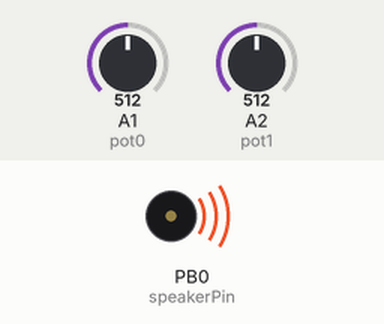
A sketch run on a simulated ATtiny85, built with avr-gcc and run on an emulated ATtiny85. On the bench: buzzer (waves = sounding). Inputs (shaded band) come from the test bench; at power-on: A1 (pot0) = 512, A2 (pot1) = 512.

Above: at 1.2 s.
1.3 s: A1 (pot0) set to 306
At 2.1 s:
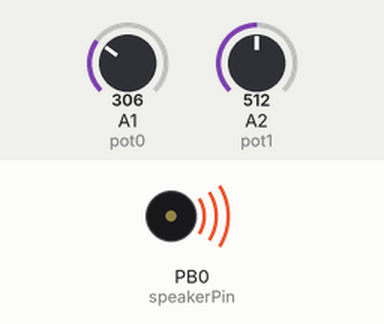
4.3 s: A2 (pot1) set to 122
At 4.66 s:
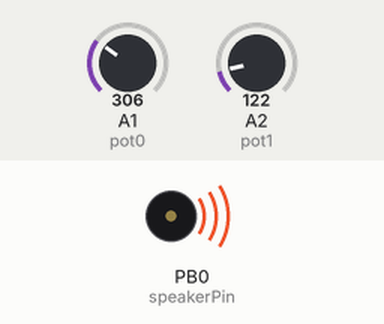
7.3 s: A1 (pot0) set to 373
10.3 s: A1 (pot0) set to 390
At 13.1 s:
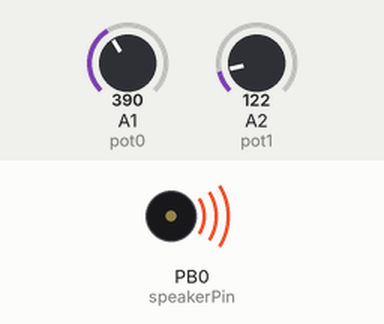
13.3 s: A2 (pot1) set to 511
At 15.0 s:
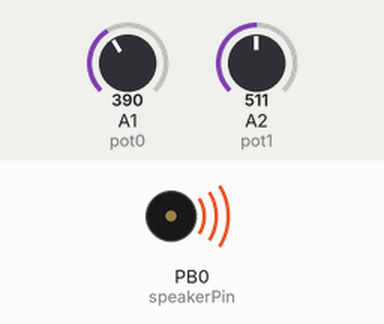
15.3 s: A2 (pot1) set to 306
At 16.2 s:
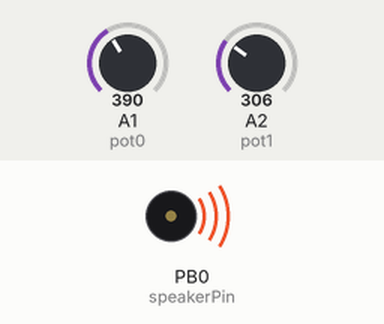
Timing chart, 0 to 19.1 s (numbered marks = the images above; inputs shaded):
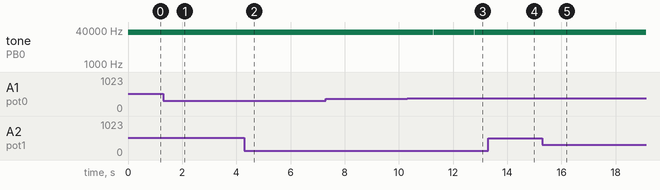

The sketch:

Mono-8bitMixTapeExamples.ino
```cpp
// 8Step MixTape Example Code
// Basic Onliner
// Crazy shit 8-bit symphony generator
/*
 * inspired by:
 *  http://countercomplex.blogspot.com/2011/10/algorithmic-symphonies-from-one-line-of.html
 *  http://countercomplex.blogspot.com.es/2011/10/some-deep-analysis-of-one-line-music.html
 *
 *  try it online:
 *  http://wurstcaptures.untergrund.net/music/
 *
 */

// ATMEL ATTINY85 / ARDUINO
//
//                      +-\/-+
//  Reset A0 (D 5) PB5 1|    |8  Vcc
//        A3 (D 3) PB3 2|    |7  PB2 (D 2) A1
//   A2 pwm4 (D 4) PB4 3|    |6  PB1 (D 1) pwm1
//                 GND 4|    |5  PB0 (D 0) pwm0
//                      +----+

int speakerPin = PB0;

int pot0 = A1; //PB2
int pot1 = A2; //PB4

long t = 0;

unsigned int p0 = 0;
unsigned int delta_T = 0;

int snd = 0;


void setup () {

  TCCR0B = TCCR0B & B11111000 | B00000001; //no timer pre-scaler, fast PWM

  pinMode (speakerPin, OUTPUT);

  pinMode (pot0, INPUT);
  pinMode (pot1, INPUT);

}

void loop () {

    p0 = (analogRead(pot0)>>4);
    delta_T = ((analogRead(pot1)));

    //snd = t*((t>>12|t>>8)&63&t>>(p0>>3));

    snd = t>>3&1?t>>4:-t>>(p0>>3) ; //dubStep
    //snd = (t|4) * ((t>>17|t>>11)&p0&t>>3);
    //snd = t>>3&1?t>>17:-t>>p0;
    //snd = t*t/p0;
    //snd = (t|5) * ((t>>p0|t>>11)&p0&t>>3);
    //snd = t * ((t>>p0|t>>83)&7&t>>5);
    //snd = (t*(t>>8|t>>4))>>(t>>p0);

    analogWrite (speakerPin, snd);
    delayMicroseconds((delta_T+1>>0)+1);
    t++;

}
```

Measured:
- the behaviour switches between 383 and 384 on A1 (pot0) (found by bisection; images 2 and 3)
- after the input at 1.3 s, tone on PB0 (speakerPin): stays 31250 Hz (without the input it goes to silent after 1.8 s)
- after the input at 4.3 s, tone on PB0 (speakerPin): stays 31250 Hz (without the input it goes to silent after 1.9 s)
- after the input at 10.3 s, tone on PB0 (speakerPin): alternates 31250 Hz for 1.5 s and silent for 0.01 s, starting after 0.98 s
- after the input at 13.3 s, tone on PB0 (speakerPin): stays 31250 Hz (without the input it goes to silent after 1.0 s)
- after the input at 15.3 s, tone on PB0 (speakerPin): 31250 Hz → silent after 2.3 s, → 31250 Hz 0.01 s later
